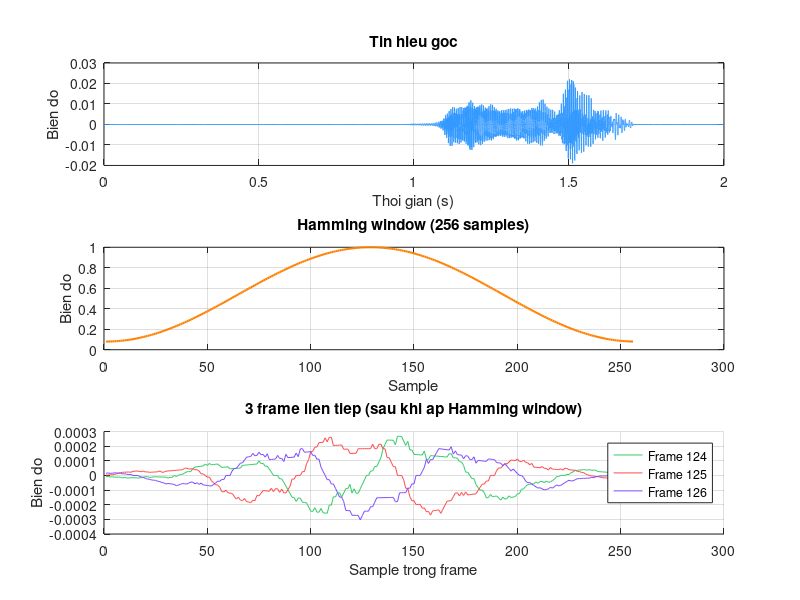

MATLAB code for this plot:
% =========================================================
% BUOC 2: Framing + Hamming window
% Tuong duong: xu ly frame trong DSP core C5515
% =========================================================

clc; clear; close all;

% --- Load du lieu buoc 1 ---
load('audio_recorded.mat');
x  = audio.samples_n;   % Tin hieu chuan hoa
Fs = audio.Fs;

% --- Thong so frame ---
FRAME_SIZE = 256;        % 256 samples = 16ms @ 16kHz
HOP_SIZE   = 128;        % Buoc nhay 128 = overlap 50%
N_FRAMES   = floor((length(x) - FRAME_SIZE) / HOP_SIZE) + 1;

fprintf('=== BUOC 2: Framing + Windowing ===\n');
fprintf('Frame size : %d samples (%.1f ms)\n', FRAME_SIZE, FRAME_SIZE/Fs*1000);
fprintf('Hop size   : %d samples (%.1f ms)\n', HOP_SIZE,   HOP_SIZE/Fs*1000);
fprintf('So frames  : %d\n', N_FRAMES);

% --- Tao Hamming window ---
win = hamming(FRAME_SIZE, 'periodic');

% --- Chia frame va ap window ---
frames = zeros(FRAME_SIZE, N_FRAMES);
for i = 1 : N_FRAMES
    idx_start = (i-1) * HOP_SIZE + 1;
    idx_end   = idx_start + FRAME_SIZE - 1;
    frames(:, i) = x(idx_start:idx_end) .* win;
end

fprintf('[OK] Chia thanh %d frames\n', N_FRAMES);

% --- Ve minh hoa ---
figure('Name','Buoc 2 - Framing + Hamming','NumberTitle','off');

% Plot 1: Tin hieu goc
subplot(3,1,1);
t = (0:length(x)-1) / Fs;
plot(t, x, 'Color',[0.2 0.6 1]);
title('Tin hieu goc');
xlabel('Thoi gian (s)'); ylabel('Bien do');
grid on;

% Plot 2: Hamming window
subplot(3,1,2);
plot(win, 'Color',[1 0.5 0], 'LineWidth', 1.5);
title(sprintf('Hamming window (%d samples)', FRAME_SIZE));
xlabel('Sample'); ylabel('Bien do');
grid on;

% Plot 3: Minh hoa 3 frame giua (vung co tieng noi)
subplot(3,1,3);
mid = round(N_FRAMES / 2);
colors = {[0.2 0.8 0.4], [1 0.3 0.3], [0.5 0.3 1]};
hold on;
for k = -1 : 1
    fi = mid + k;
    if fi >= 1 && fi <= N_FRAMES
        plot(frames(:, fi), 'Color', colors{k+2}, ...
             'DisplayName', sprintf('Frame %d', fi));
    end
end
hold off;
legend('show');
title('3 frame lien tiep (sau khi ap Hamming window)');
xlabel('Sample trong frame'); ylabel('Bien do');
grid on;

% --- Luu ---
framing.frames     = frames;
framing.win        = win;
framing.N_FRAMES   = N_FRAMES;
framing.FRAME_SIZE = FRAME_SIZE;
framing.HOP_SIZE   = HOP_SIZE;
framing.Fs         = Fs;
save('framing_result.mat', 'framing');
fprintf('[SAVE] Da luu: framing_result.mat\n');
fprintf('\nXong buoc 2! Chay step3_fft.m de tiep tuc.\n');
